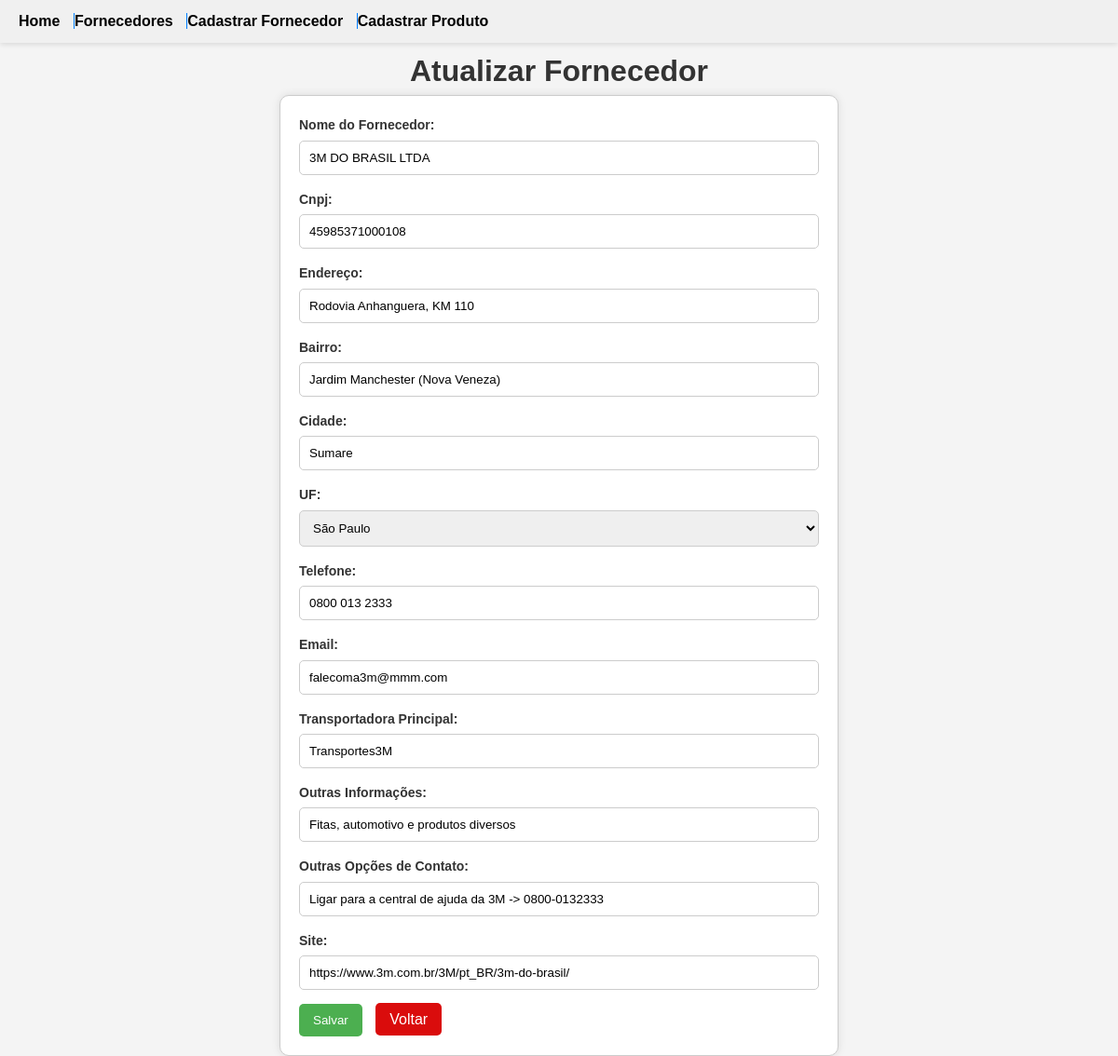
The app's page /atualizar/13/ with its own data.
### todos/models.py (models this page shows, shortened)
class Fornecedor(models.Model):
    UF_CHOICES = [
        ("AC", "Acre"),
        ("AL", "Alagoas"),
        ("AP", "Amapá"),
        ("AM", "Amazonas"),
        ("BA", "Bahia"),
        ("CE", "Ceará"),
        ("DF", "Distrito Federal"),
        ("ES", "Espírito Santo"),
        ("GO", "Goiás"),
        ("MA", "Maranhão"),
        ("MT", "Mato Grosso"),
        ("MS", "Mato Grosso do Sul"),
        ("MG", "Minas Gerais"),
        ("PA", "Pará"),
        ("PB", "Paraíba"),
        ("PR", "Paraná"),
        ("PE", "Pernambuco"),
        ("PI", "Piauí"),
        ("RJ", "Rio de Janeiro"),
        ("RN", "Rio Grande do Norte"),
        ("RS", "Rio Grande do Sul"),
        ("RO", "Rondônia"),
        ("RR", "Roraima"),
        ("SC", "Santa Catarina"),
        ("SP", "São Paulo"),
        ("SE", "Sergipe"),
        ("TO", "Tocantins"),
    ]  # No UF_Choices, primeira parte é como salva, segunda parte é como aparece pro usuario
    nome = models.CharField(max_length=200, blank=False, null=False, verbose_name='Nome do Fornecedor')
    cnpj = models.CharField(
        max_length=14, blank=False, null=False, validators=[MinLengthValidator(14)]
    )
    endereco = models.CharField(max_length=500, blank=False, null=False, verbose_name ='Endereço')
    bairro = models.CharField(max_length=50, blank=False, null=False)
    cidade = models.CharField(max_length=50, blank=False, null=False)
    uf = models.CharField(
        max_length=2, choices=UF_CHOICES, verbose_name="UF", blank=False, null=False
    )
    telefone = models.CharField(
        max_length=15, blank=False, null=False, validators=[MinLengthValidator(11)]
    )
    email = models.EmailField(blank=False, null=False)
    transportadora_principal = models.CharField(max_length=300, blank=False, null=False, verbose_name='Transportadora Principal')
    outras_informacoes = models.CharField(max_length=500, blank=True, null=True, verbose_name='Outras Informações')
    outras_opcoes_de_contato = models.CharField(max_length=500, blank=True, null=True, verbose_name='Outras Opções de Contato')
    site = models.CharField(max_length=100, blank=True, null=True)
    data_cadastro = models.DateTimeField(auto_now_add=True)

### todos/views.py (the view)
class FornecedorUpdateView(UpdateView):
    model = Fornecedor
    fields = "__all__"
    success_url = reverse_lazy("fornecedor_list")
    extra_context = {"titulo": "Atualizar Fornecedor"}

### todos/templates/todos/fornecedor_form.html (shortened to what this page needs)
{% extends 'todos/base.html' %}
{% block content %}
{% load  static %}
    <link rel="stylesheet" type="text/css" href="{% static 'css/fornecedor_form.css' %}">
    <h1 style="text-align: center;"><b>{{titulo}}</b></h1>
  <form method="POST">
    {{ form.as_p }}
    <button type="submit">Salvar</button>
    <span class="am"><a href="{% url 'fornecedor_list' %}">Voltar</a></span>
  </form>
{% endblock %}

### static/css/base.css (style rules this page uses)
* { margin: 0; padding: 0; box-sizing: border-box; }
body { font-family: Arial, sans-serif; line-height: 1.6; color: #333; background-color: #f4f4f4; padding: 20px; }

### static/css/fornecedor_form.css (style rules this page uses)
body { font-family: Arial, sans-serif; background-color: #f4f4f4; margin: 0; padding: 0; }
form { background-color: white; padding: 20px; margin: 0 auto; width: 50%; border: 1px solid #ccc; border-radius: 10px; box-shadow: 0 0 10px rgba(0, 0, 0, 0.1); }
label { font-size: 14px; font-weight: bold; color: #333; display: block; margin-bottom: 5px; }
input[type="text"], input[type="email"], input[type="number"], select { width: 100%; padding: 10px; margin-bottom: 15px; border: 1px solid #ccc; border-radius: 5px; }
button[type="submit"] { background-color: #4CAF50; color: white; padding: 10px 15px; margin-right: 10px; border: none; border-radius: 5px; cursor: pointer; }
.am a { background-color: #da0c0c; color: white; text-decoration: none; padding: 9px 15px; margin-right: 10px; border: none; border-radius: 5px; cursor: pointer; }

### records on screen
Fornecedor: nome "3M DO BRASIL LTDA", cnpj "45985371000108", endereco "Rodovia Anhanguera, KM 110", bairro "Jardim Manchester (Nova Veneza)", cidade "Sumare", uf "São Paulo", telefone "0800 013 2333", email "falecoma3m@mmm.com", transportadora_principal "Transportes3M", outras_informacoes "Fitas, automotivo e produtos diversos", outras_opcoes_de_contato "Ligar para a central de ajuda da 3M -> 0800-0132333", site "https://www.3m.com.br/3M/pt_BR/3m-do-brasil/"

### other values on screen
{{ titulo }} "Atualizar Fornecedor"
